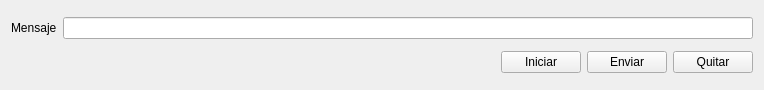
<?xml version="1.0" encoding="UTF-8"?>
<ui version="4.0">
 <class>Widget</class>
 <widget class="QWidget" name="Widget">
  <property name="geometry">
   <rect>
    <x>0</x>
    <y>0</y>
    <width>764</width>
    <height>90</height>
   </rect>
  </property>
  <property name="windowTitle">
   <string>Widget</string>
  </property>
  <layout class="QGridLayout" name="gridLayout">
   <item row="0" column="0">
    <layout class="QHBoxLayout" name="horizontalLayout_2">
     <item>
      <widget class="QLabel" name="label">
       <property name="text">
        <string>Mensaje</string>
       </property>
      </widget>
     </item>
     <item>
      <widget class="QLineEdit" name="msj"/>
     </item>
    </layout>
   </item>
   <item row="1" column="0">
    <layout class="QHBoxLayout" name="horizontalLayout">
     <item>
      <spacer name="horizontalSpacer">
       <property name="orientation">
        <enum>Qt::Horizontal</enum>
       </property>
       <property name="sizeHint" stdset="0">
        <size>
         <width>40</width>
         <height>20</height>
        </size>
       </property>
      </spacer>
     </item>
     <item>
      <widget class="QPushButton" name="iniciar">
       <property name="text">
        <string>Iniciar</string>
       </property>
      </widget>
     </item>
     <item>
      <widget class="QPushButton" name="enviar">
       <property name="text">
        <string>Enviar</string>
       </property>
      </widget>
     </item>
     <item>
      <widget class="QPushButton" name="quitar">
       <property name="text">
        <string>Quitar</string>
       </property>
      </widget>
     </item>
    </layout>
   </item>
  </layout>
 </widget>
 <resources/>
 <connections/>
</ui>
